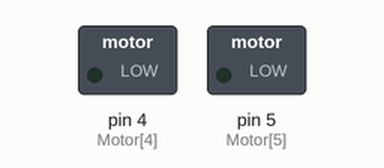
The sketch below on a simulated Arduino Mega 2560, built with avr-gcc and run on an emulated ATmega2560. Parts: switched loads named in the sketch (green lamp = pin HIGH).

Above: at 0.05 s.
At 2.3 s:
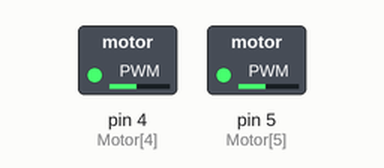
At 4.55 s:
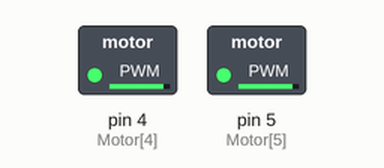
At 9.1 s:
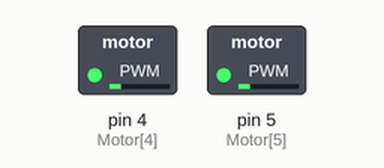
Timing chart, 0 to 13.0 s (numbered marks = the images above):
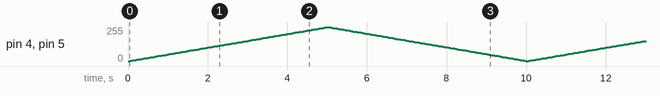

The sketch:

PWM_control.ino
```cpp
#define FORWARD 0x09
#define BACKWARD 0x06
#define calc_PWM(_per)((unsigned int)(_per*2.55))

int Motor[6]={22,23,24,25,4,5};

void setup() {
  // put your setup code here, to run once:
  int z;
  for(z=0;z<6;z++)
  {
    pinMode(Motor[z],OUTPUT);
    pinMode(Motor[z],LOW);
  }
  Motor_mode(FORWARD);
}

void loop() {
  // put your main code here, to run repeatedly:
  int per;
  for(per=0;per<100;per++)
    {
      Motor_Control('A',per);
      delay(50);
    }
   for(per=100;per>0;per--)
    {
      Motor_Control('A',per);
      delay(50);
    }
}

void Motor_mode(int da)
  {
    int z;
    for(z=0;z<4;z++)
      {
        digitalWrite(Motor[z],(da>>z) & 0x01);
      }
  }

void Motor_Control(char sel,unsigned int _percent)
{
  unsigned int OC_value=calc_PWM(_percent);
  switch(sel)
  {
    case 'L':
      analogWrite(Motor[4],OC_value);
      break;
    case 'R':
      analogWrite(Motor[5],OC_value);
      break;
    case 'A':
      analogWrite(Motor[4],OC_value);
      analogWrite(Motor[5],OC_value);
      break;
  }
}
```
